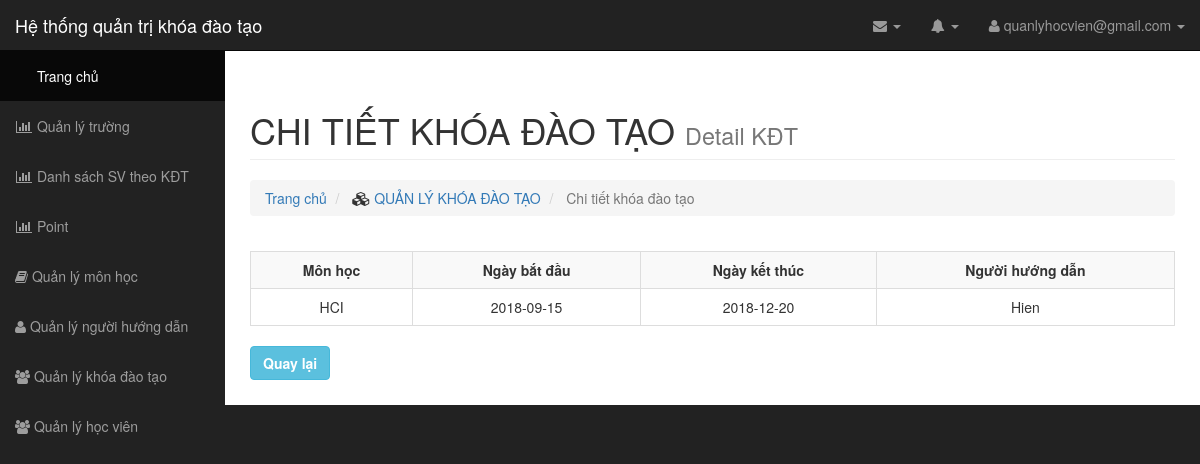
/teamplate/detail/detail_khoadaotao.php?course_id=1, run on an earlier commit of the app's database.
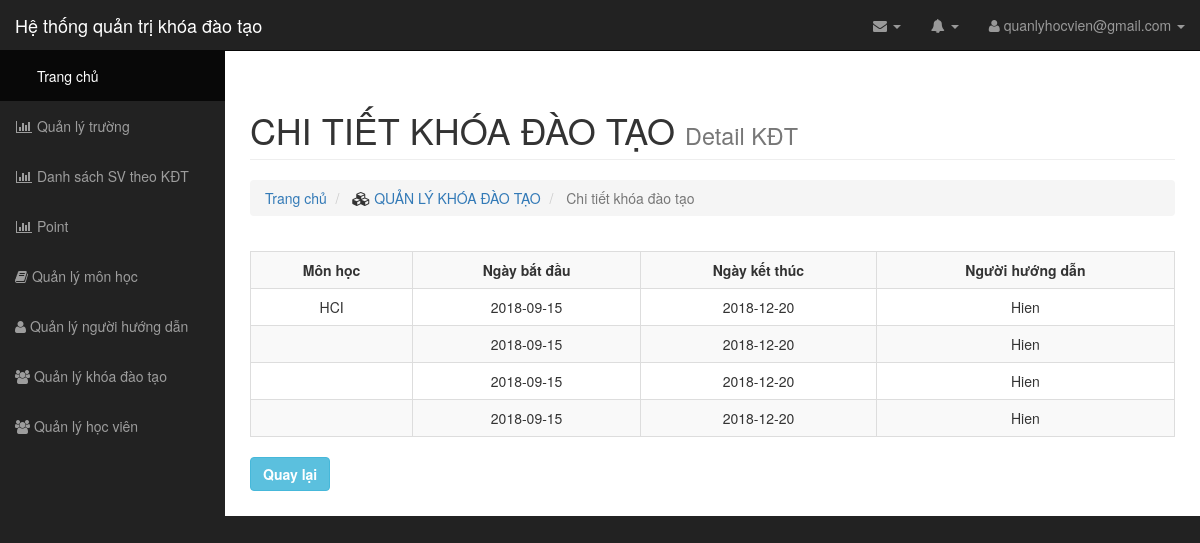
And on a later commit of the database.
### tables this page shows
CREATE TABLE `subject` (
  `subject_id` int(11) NOT NULL,
  `course_id` int(11) NOT NULL,
  `tutor_id` int(11) NOT NULL,
  `subject_name` varchar(255) NOT NULL,
  `subject_content` varchar(255) NOT NULL
);

CREATE TABLE `courses` (
  `course_id` int(11) NOT NULL,
  `course_name` varchar(255) NOT NULL,
  `courses_code` varchar(255) NOT NULL,
  `date_start` date NOT NULL,
  `date_end` date NOT NULL
);

CREATE TABLE `tutor` (
  `tutor_id` int(11) NOT NULL,
  `tutor_name` varchar(255) NOT NULL,
  `tutor_phone` int(11) NOT NULL,
  `tutor_email` varchar(255) NOT NULL,
  `tutor_skype` varchar(255) NOT NULL
);

### teamplate/detail/detail_khoadaotao.php (the view, shortened to what this page needs)
<?php
	include "../connect.php";
 ?>
<link rel="stylesheet" type="text/css" href="../../css/style.css">
<body>
	<div id="wrapper">
        <?php
            require_once '../../layout/menu.php';
         ?>
        <div id="page-wrapper">
            <div class="container-fluid">
		<div class="row">
            <div class="col-lg-12">
                <h1 class="page-header">
                    CHI TIẾT KHÓA ĐÀO TẠO
                    <small>Detail KĐT</small>
                </h1>
                <ol class="breadcrumb">
                    <li>
                          <a href="#">Trang chủ</a>
                    </li>
                    <li>
                        <i class="fa fa-cubes"></i><a href="http://localhost:8080/quanlyhocvien/admin/teamplate/list/list_hocvien.php"> QUẢN LÝ KHÓA ĐÀO TẠO</a>
                    </li>
                    <li class="active">
                        Chi tiết khóa đào tạo
                    </li>
                </ol>
            </div>
        </div>
         <div class="panel-body">
            <div class="table-responsive">
                <table class="table table-bordered table-hover table-striped">
					<tr>
						<th>Môn học</th>
						<th>Ngày bắt đầu</th>
						<th>Ngày kết thúc</th>
						<th>Người hướng dẫn</th>
					</tr>
        <tr>
          <?php
          $course_id=$_GET['course_id'];
          $query2="SELECT * FROM  courses, subject, tutor WHERE courses.course_id=subject.course_id && subject.tutor_id=tutor.tutor_id && courses.course_id=$course_id";
            $result1=mysqli_query($conn,$query2) or die("Loi truy van". mysqli_error($conn));
            while ($rows=mysqli_fetch_array($result1,MYSQLI_ASSOC)) {
                 ?>
          <td><?php echo $rows['subject_name']; ?></td>
          <td><?php echo $rows['date_start']; ?></td>
          <td><?php echo $rows['date_end']; ?></td>
          <td><?php echo $rows['tutor_name']; ?></td>
        </tr>
        <?php
             }
           ?>
				</table>
        <button type="button" class='btn btn-info'><a href="../list/list_khoadaotao.php"> Quay lại</a></button>
			</div>
		</div>
	</div>
</div>

### layout/menu.php (shortened to what this page needs)
<nav class="navbar navbar-inverse navbar-fixed-top" role="navigation">
    <div class="navbar-header">
        <a class="navbar-brand" href="http://localhost:8080/quanlyhocvien/admin/index/index.php">Hệ thống quản trị khóa đào tạo</a>
    </div>
    <ul class="nav navbar-right top-nav">
        <li class="dropdown">
            <a href="#" class="dropdown-toggle" data-toggle="dropdown"><i class="fa fa-envelope"></i> <b class="caret"></b></a>
        </li>
        <li class="dropdown">
            <a href="#" class="dropdown-toggle" data-toggle="dropdown"><i class="fa fa-bell"></i> <b class="caret"></b></a>
        </li>
        <li class="dropdown">
            <a href="#" class="dropdown-toggle" data-toggle="dropdown"><i class="fa fa-user"></i> quanlyhocvien@gmail.com <b class="caret"></b></a>
        </li>
    </ul>
    <div class="collapse navbar-collapse navbar-ex1-collapse">
        <ul class="nav navbar-nav side-nav">
            <li class="active">
                <a href="../../teamplate/index/index.php"><i class="fa fa-fw fa-Trang chủ"></i> Trang chủ</a>
            </li>
             <li>
                <a href="../../teamplate/list/list_school.php"><i class="fa fa-fw fa-bar-chart-o"></i> Quản lý trường</a>
            </li>
            <li>
                <a href="../../teamplate/list/list.php"><i class="fa fa-fw fa-bar-chart-o"></i> Danh sách SV theo KĐT</a>
            </li>
            <li>
                <a href="../list/register.php"><i class="fa fa-fw fa-bar-chart-o"></i> Point</a>
            </li>
            <li>
                <a href="/quanlyhocvien/admin/teamplate/list/list_monhoc.php" ><i class="fa fa-book"></i> Quản lý môn học </i></a>
            </li>
           <li>
                <a href="/quanlyhocvien/admin/teamplate/list/list_giaovien.php" ><i class="fa fa-user"></i> Quản lý người hướng dẫn </i></a>
            </li>
            <li>
                <a href="../list/list_khoadaotao.php"><i class="fa fa-users" aria-hidden="true"></i> Quản lý khóa đào tạo</a>
            </li>
             <li>
                <a href="../../teamplate/list/list_hocvien.php"><i class="fa fa-users" aria-hidden="true"></i> Quản lý học viên</a>
            </li>
        </ul>
    </div>
</nav>

What changed in the data, as far as the page shows it:
added subject: course.date_start "2018-09-15", course.date_end "2018-12-20", tutor.tutor_name "Hien"
added subject: course.date_start "2018-09-15", course.date_end "2018-12-20", tutor.tutor_name "Hien"
added subject: course.date_start "2018-09-15", course.date_end "2018-12-20", tutor.tutor_name "Hien"
